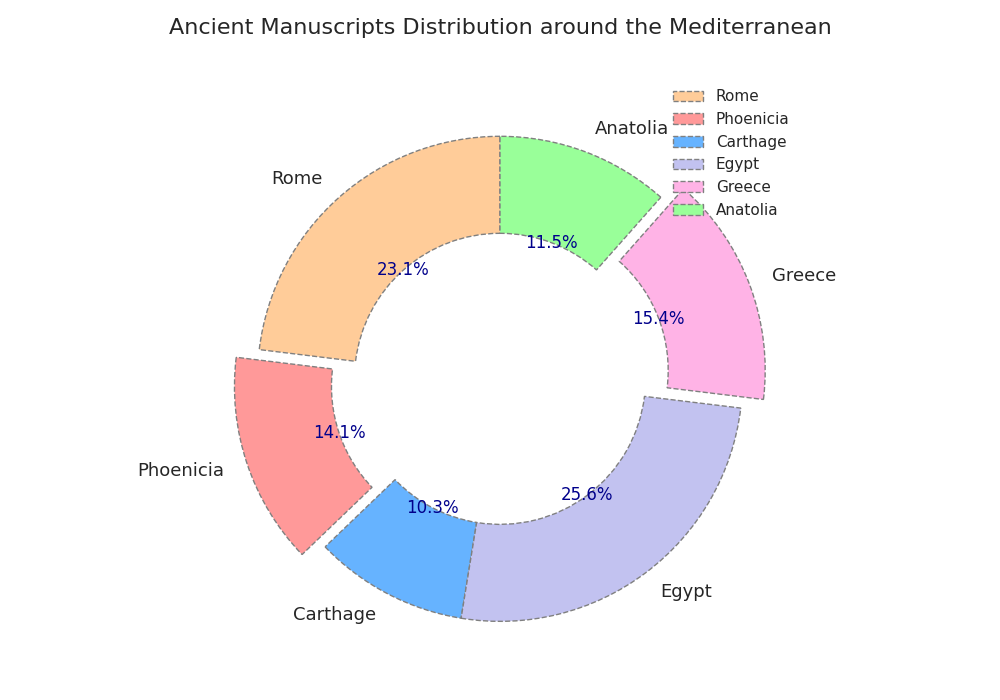

The Python source for this figure:
import matplotlib.pyplot as plt

regions = ['Rome', 'Phoenicia', 'Carthage', 'Egypt', 'Greece', 'Anatolia']
manuscripts = [180, 110, 80, 200, 120, 90]
colors = ['#ffcc99','#ff9999','#66b3ff','#c2c2f0','#ffb3e6','#99ff99']
explode = (0, 0.1, 0, 0, 0.1, 0)

fig, ax = plt.subplots(figsize=(10, 7))
wedges, texts, autotexts = ax.pie(manuscripts, labels=regions, autopct='%1.1f%%', startangle=90, 
                                  colors=colors, explode=explode, wedgeprops=dict(edgecolor='gray', linestyle='--', width=0.4))

for text in texts:
    text.set_size(13)
    text.set_fontweight('normal')
for autotext in autotexts:
    autotext.set_color('darkblue')
    autotext.set_weight('normal')

plt.title('Ancient Manuscripts Distribution around the Mediterranean', 
          fontsize=16, fontweight='normal', pad=30)

ax.grid(True, linestyle='-.', color='lightgrey')

plt.tight_layout()
plt.legend(wedges, regions, loc="upper right", frameon=False)
plt.show()
